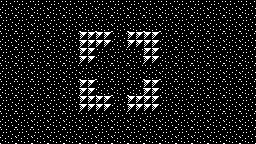

A level layout from a 2D game, rendered from its tile map. Below: a short description, then the map file with its tile-grid data intact:
An orthogonal 16x9 tile map with 16x16 px tiles, 2 tile layers (ground, obstacles).

<map version="1.10" tiledversion="1.10.1" orientation="orthogonal" renderorder="right-down" width="16" height="9" tilewidth="16" tileheight="16" infinite="0" nextlayerid="3" nextobjectid="1">
 <tileset firstgid="1" source="../tilesets/map1.tsx" />
 <layer id="1" name="ground" width="16" height="9">
  <data encoding="csv">
6,6,6,6,6,6,6,6,6,6,6,6,6,6,6,6,
6,6,6,6,6,6,6,6,6,6,6,6,6,6,6,6,
6,6,6,6,6,6,6,6,6,6,6,6,6,6,6,6,
6,6,6,6,6,6,6,6,6,6,6,6,6,6,6,6,
6,6,6,6,6,6,6,6,6,6,6,6,6,6,6,6,
6,6,6,6,6,6,6,6,6,6,6,6,6,6,6,6,
6,6,6,6,6,6,6,6,6,6,6,6,6,6,6,6,
6,6,6,6,6,6,6,6,6,6,6,6,6,6,6,6,
6,6,6,6,6,6,6,6,6,6,6,6,6,6,6,6
</data>
 </layer>
 <layer id="2" name="obstacles" width="16" height="9">
  <data encoding="csv">
0,0,0,0,0,0,0,0,0,0,0,0,0,0,0,0,
0,0,0,0,0,0,0,0,0,0,0,0,0,0,0,0,
0,0,0,0,0,5,5,0,5,5,0,0,0,0,0,0,
0,0,0,0,0,5,0,0,0,5,0,0,0,0,0,0,
0,0,0,0,0,0,0,0,0,0,0,0,0,0,0,0,
0,0,0,0,0,5,0,0,0,5,0,0,0,0,0,0,
0,0,0,0,0,5,5,0,5,5,0,0,0,0,0,0,
0,0,0,0,0,0,0,0,0,0,0,0,0,0,0,0,
0,0,0,0,0,0,0,0,0,0,0,0,0,0,0,0
</data>
 </layer>
</map>
